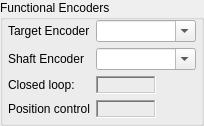
       <widget class="QGroupBox" name="groupBox_2" >
        <property name="sizePolicy" >
         <sizepolicy vsizetype="Expanding" hsizetype="Expanding" >
          <horstretch>0</horstretch>
          <verstretch>0</verstretch>
         </sizepolicy>
        </property>
        <property name="minimumSize" >
         <size>
          <width>178</width>
          <height>80</height>
         </size>
        </property>
        <property name="sizeIncrement" >
         <size>
          <width>1</width>
          <height>1</height>
         </size>
        </property>
        <property name="baseSize" >
         <size>
          <width>178</width>
          <height>80</height>
         </size>
        </property>
        <property name="title" >
         <string>Functional Encoders</string>
        </property>
        <layout class="QVBoxLayout" >
         <property name="spacing" >
          <number>6</number>
         </property>
         <property name="leftMargin" >
          <number>5</number>
         </property>
         <property name="topMargin" >
          <number>0</number>
         </property>
         <property name="rightMargin" >
          <number>5</number>
         </property>
         <property name="bottomMargin" >
          <number>5</number>
         </property>
         <item>
          <layout class="QGridLayout" >
           <property name="horizontalSpacing" >
            <number>6</number>
           </property>
           <property name="verticalSpacing" >
            <number>6</number>
           </property>
           <item row="0" column="0" >
            <widget class="QLabel" name="label_20" >
             <property name="sizePolicy" >
              <sizepolicy vsizetype="Expanding" hsizetype="Fixed" >
               <horstretch>0</horstretch>
               <verstretch>0</verstretch>
              </sizepolicy>
             </property>
             <property name="minimumSize" >
              <size>
               <width>65</width>
               <height>16</height>
              </size>
             </property>
             <property name="baseSize" >
              <size>
               <width>100</width>
               <height>16</height>
              </size>
             </property>
             <property name="text" >
              <string>Target Encoder</string>
             </property>
            </widget>
           </item>
           <item row="0" column="1" >
            <widget class="QComboBox" name="TGTENC" >
             <property name="sizePolicy" >
              <sizepolicy vsizetype="Maximum" hsizetype="Expanding" >
               <horstretch>0</horstretch>
               <verstretch>0</verstretch>
              </sizepolicy>
             </property>
             <property name="minimumSize" >
              <size>
               <width>80</width>
               <height>16</height>
              </size>
             </property>
             <property name="maximumSize" >
              <size>
               <width>16777215</width>
               <height>22</height>
              </size>
             </property>
             <property name="baseSize" >
              <size>
               <width>80</width>
               <height>16</height>
              </size>
             </property>
             <property name="editable" >
              <bool>true</bool>
             </property>
            </widget>
           </item>
           <item row="1" column="0" >
            <widget class="QLabel" name="label_21" >
             <property name="sizePolicy" >
              <sizepolicy vsizetype="Expanding" hsizetype="Fixed" >
               <horstretch>0</horstretch>
               <verstretch>0</verstretch>
              </sizepolicy>
             </property>
             <property name="minimumSize" >
              <size>
               <width>60</width>
               <height>16</height>
              </size>
             </property>
             <property name="baseSize" >
              <size>
               <width>100</width>
               <height>16</height>
              </size>
             </property>
             <property name="text" >
              <string>Shaft Encoder</string>
             </property>
            </widget>
           </item>
           <item row="1" column="1" >
            <widget class="QComboBox" name="SHFTENC" >
             <property name="sizePolicy" >
              <sizepolicy vsizetype="Maximum" hsizetype="Expanding" >
               <horstretch>0</horstretch>
               <verstretch>0</verstretch>
              </sizepolicy>
             </property>
             <property name="minimumSize" >
              <size>
               <width>80</width>
               <height>16</height>
              </size>
             </property>
             <property name="maximumSize" >
              <size>
               <width>16777215</width>
               <height>22</height>
              </size>
             </property>
             <property name="baseSize" >
              <size>
               <width>80</width>
               <height>16</height>
              </size>
             </property>
             <property name="editable" >
              <bool>true</bool>
             </property>
            </widget>
           </item>
          </layout>
         </item>
         <item>
          <layout class="QGridLayout" >
           <property name="horizontalSpacing" >
            <number>6</number>
           </property>
           <property name="verticalSpacing" >
            <number>6</number>
           </property>
           <item row="0" column="0" >
            <widget class="QLabel" name="label_22" >
             <property name="sizePolicy" >
              <sizepolicy vsizetype="Expanding" hsizetype="Fixed" >
               <horstretch>0</horstretch>
               <verstretch>0</verstretch>
              </sizepolicy>
             </property>
             <property name="minimumSize" >
              <size>
               <width>65</width>
               <height>16</height>
              </size>
             </property>
             <property name="baseSize" >
              <size>
               <width>100</width>
               <height>16</height>
              </size>
             </property>
             <property name="text" >
              <string>Closed loop:</string>
             </property>
            </widget>
           </item>
           <item row="0" column="1" >
            <widget class="QLabel" name="txtPCLOOP" >
             <property name="sizePolicy" >
              <sizepolicy vsizetype="Maximum" hsizetype="Expanding" >
               <horstretch>0</horstretch>
               <verstretch>0</verstretch>
              </sizepolicy>
             </property>
             <property name="minimumSize" >
              <size>
               <width>60</width>
               <height>16</height>
              </size>
             </property>
             <property name="maximumSize" >
              <size>
               <width>16777215</width>
               <height>20</height>
              </size>
             </property>
             <property name="baseSize" >
              <size>
               <width>80</width>
               <height>16</height>
              </size>
             </property>
             <property name="font" >
              <font>
               <weight>75</weight>
               <bold>true</bold>
              </font>
             </property>
             <property name="frameShape" >
              <enum>QFrame::WinPanel</enum>
             </property>
             <property name="frameShadow" >
              <enum>QFrame::Sunken</enum>
             </property>
             <property name="text" >
              <string/>
             </property>
             <property name="alignment" >
              <set>Qt::AlignCenter</set>
             </property>
            </widget>
           </item>
           <item row="1" column="0" >
            <widget class="QLabel" name="label_23" >
             <property name="sizePolicy" >
              <sizepolicy vsizetype="Expanding" hsizetype="Fixed" >
               <horstretch>0</horstretch>
               <verstretch>0</verstretch>
              </sizepolicy>
             </property>
             <property name="minimumSize" >
              <size>
               <width>65</width>
               <height>16</height>
              </size>
             </property>
             <property name="baseSize" >
              <size>
               <width>100</width>
               <height>16</height>
              </size>
             </property>
             <property name="text" >
              <string>Position control</string>
             </property>
            </widget>
           </item>
           <item row="1" column="1" >
            <widget class="QLabel" name="txtPositionControl" >
             <property name="sizePolicy" >
              <sizepolicy vsizetype="Maximum" hsizetype="Expanding" >
               <horstretch>0</horstretch>
               <verstretch>0</verstretch>
              </sizepolicy>
             </property>
             <property name="minimumSize" >
              <size>
               <width>60</width>
               <height>16</height>
              </size>
             </property>
             <property name="maximumSize" >
              <size>
               <width>16777215</width>
               <height>20</height>
              </size>
             </property>
             <property name="baseSize" >
              <size>
               <width>80</width>
               <height>16</height>
              </size>
             </property>
             <property name="font" >
              <font>
               <weight>75</weight>
               <bold>true</bold>
              </font>
             </property>
             <property name="frameShape" >
              <enum>QFrame::WinPanel</enum>
             </property>
             <property name="frameShadow" >
              <enum>QFrame::Sunken</enum>
             </property>
             <property name="text" >
              <string/>
             </property>
             <property name="alignment" >
              <set>Qt::AlignCenter</set>
             </property>
            </widget>
           </item>
           <item row="0" column="2" >
            <spacer>
             <property name="orientation" >
              <enum>Qt::Horizontal</enum>
             </property>
             <property name="sizeHint" >
              <size>
               <width>40</width>
               <height>16</height>
              </size>
             </property>
            </spacer>
           </item>
           <item row="1" column="2" >
            <spacer>
             <property name="orientation" >
              <enum>Qt::Horizontal</enum>
             </property>
             <property name="sizeHint" >
              <size>
               <width>40</width>
               <height>16</height>
              </size>
             </property>
            </spacer>
           </item>
          </layout>
         </item>
        </layout>
       </widget>
